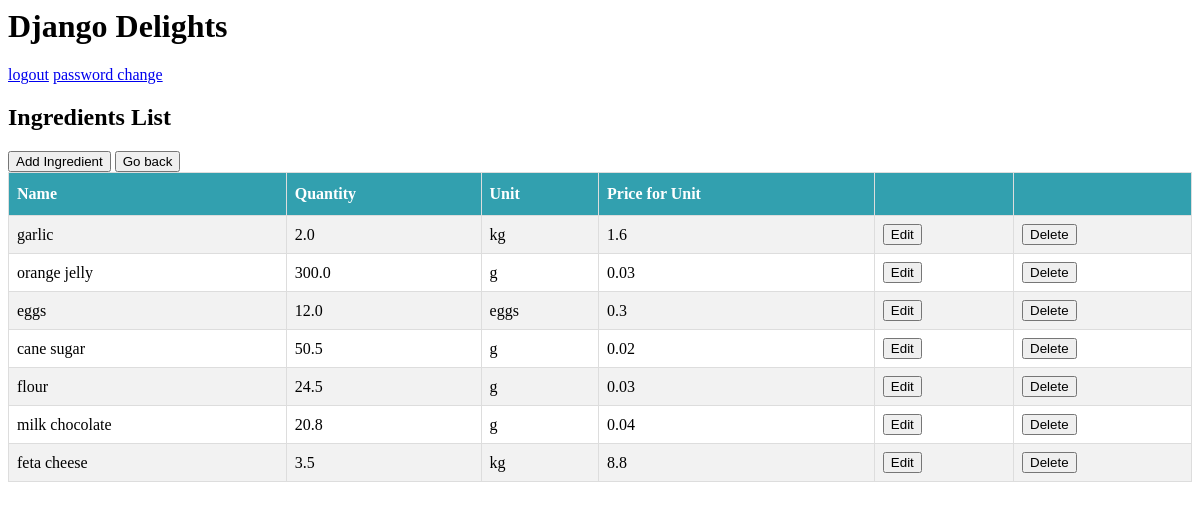
Page /ingredient/list (signed in) on the earlier database version.
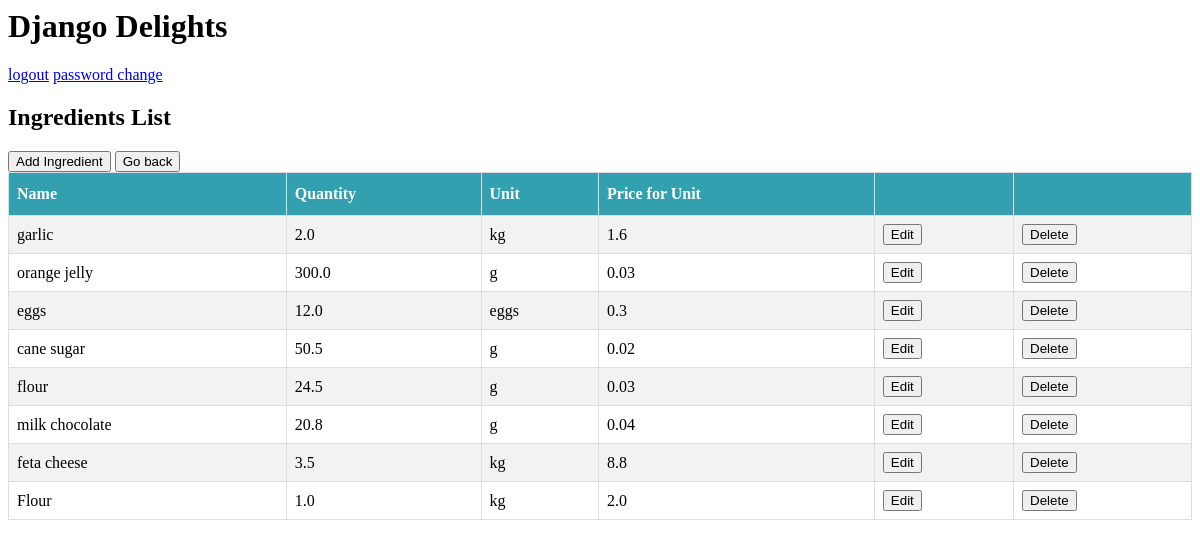
Same page on the later database version.
### delights_app/models.py (models this page shows, shortened)
class Ingredient(models.Model):
    TEASPOON = "tsp"
    TABLESPOON = "tbsp"
    GRAMS = "g"
    KILOGRAMS = "kg"
    EGGS = "eggs"
    UNIT_TYPE_CHOICES = [(TEASPOON, "teaspoon"), (TABLESPOON, "tablespoon"), (GRAMS, "grams"), (KILOGRAMS, "kilograms"), (EGGS, "eggs")]
    name = models.CharField(max_length=30)
    quantity = models.FloatField(default=0.0)
    unit = models.CharField(max_length=4, choices=UNIT_TYPE_CHOICES, default=GRAMS)
    unit_price = models.FloatField(default=0.0)

### delights_app/views.py (the view)
# urls.py: path('ingredient/list', views.IngredientList.as_view(), name='ingredientlist'),
class IngredientList(LoginRequiredMixin, ListView):
  model = Ingredient

### delights_app/templates/delights_app/ingredient_list.html (shortened to what this page needs)
{% extends "base.html" %}
{% load static%}
{% block content %}
<h2>Ingredients List</h2>
<a href="{% url 'ingredientcreate' %}"><button class="btn">Add Ingredient</button></a>
<a href="{% url 'home' %}"><input type="button" value="Go back"/></a>
<table id="ingredient">
    <tr>
        <th>Name</th>
        <th>Quantity</th>
        <th>Unit</th>
        <th>Price for Unit</th>
        <th></th>
        <th></th>
    </tr>
    {% for ingredient in ingredient_list %}
    <tr>
        <td>{{ ingredient.name }}</td>
        <td>{{ ingredient.quantity }}</td>
        <td>{{ ingredient.unit }}</td>
        <td>{{ ingredient.unit_price }}</td>
        <td><a href="{% url 'ingredientupdate' ingredient.id %}"><button>Edit</button></a></td>
        <td><a href="{% url 'ingredientdelete' ingredient.id %}"><button>Delete</button></a></td>
    </tr>
    {% endfor%}
</table>
{% endblock %}

Differences in the rows shown:
added Ingredient: name "Flour", quantity "1.0", unit "kg", unit_price "2.0"
